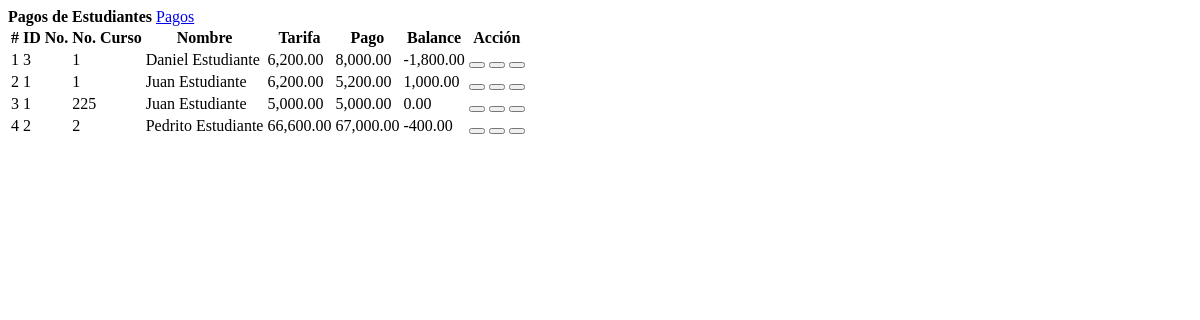
/fees.php, run on the app's committed database.
### tables this page shows
CREATE TABLE `student_ef_list` (
  `id` int(30) NOT NULL,
  `student_id` int(30) NOT NULL,
  `ef_no` varchar(200) NOT NULL,
  `course_id` int(30) NOT NULL,
  `total_fee` float NOT NULL,
  `date_created` datetime NOT NULL DEFAULT current_timestamp()
);

CREATE TABLE `student` (
  `id` int(30) NOT NULL,
  `id_no` varchar(100) NOT NULL,
  `name` text NOT NULL,
  `contact` varchar(100) NOT NULL,
  `address` text NOT NULL,
  `email` varchar(200) NOT NULL,
  `date_created` datetime NOT NULL DEFAULT current_timestamp()
);

### fees.php (the view, shortened to what this page needs)
<?php include('db_connect.php'); ?>
<div class="container-fluid">
	<div class="col-lg-12">
		<div class="row">
			<div class="col-md-12">
				<div class="card">
					<div class="card-header">
						<b>Pagos de Estudiantes </b>
						<span class="float:right"><a class="btn btn-primary col-sm-6 col-md-2 float-right" href="javascript:void(0)" id="new_fees">
								<i class="fa fa-plus"></i> Pagos
							</a></span>
					</div>
					<div class="card-body">
						<table class="table table-condensed table-bordered table-hover">
							<thead>
								<tr>
									<th class="text-center">#</th>
									<th class="">ID No.</th>
									<th class="">No. Curso</th>
									<th class="">Nombre</th>
									<th class="">Tarifa</th>
									<th class="">Pago</th>
									<th class="">Balance</th>
									<th class="text-center">Acción</th>
								</tr>
							</thead>
							<tbody>
								<?php
								$i = 1;
								$fees = $conn->query("SELECT ef.*,s.name as sname,s.id_no FROM student_ef_list ef inner join student s on s.id = ef.student_id order by s.name asc ");
								while ($row = $fees->fetch_assoc()) :
									$paid = $conn->query("SELECT sum(amount) as paid FROM payments where ef_id=" . $row['id']);
									$paid = $paid->num_rows > 0 ? $paid->fetch_array()['paid'] : '';
									$balance = $row['total_fee'] - $paid;
								?>
									<tr>
										<td class="text-center"><?php echo $i++ ?></td>
										<td>
											<p> <?php echo $row['id_no'] ?></p>
										</td>
										<td>
											<p> <?php echo $row['ef_no'] ?></p>
										</td>
										<td>
											<p> <?php echo ucwords($row['sname']) ?></p>
										</td>
										<td class="text-right">
											<p><?php echo number_format($row['total_fee'], 2) ?></p>
										</td>
										<td class="text-right">
											<p><?php echo number_format($paid, 2) ?></p>
										<td class="text-right">
											<p><?php echo number_format($balance, 2) ?></p>
										</td>
										<td class="text-center">
											<button class="btn btn-primary view_payment" type="button" data-id="<?php echo $row['id'] ?>"><i class="fa fa-eye"></i></button>
											<button class="btn btn-info edit_fees" type="button" data-id="<?php echo $row['id'] ?>"><i class="fa fa-edit"></i></button>
											<button class="btn btn-danger delete_fees" type="button" data-id="<?php echo $row['id'] ?>"><i class="fa fa-trash-alt"></i></button>
										</td>
									</tr>
								<?php endwhile; ?>
							</tbody>
						</table>
					</div>
				</div>
			</div>
		</div>
	</div>
</div>

### fees.php (style rules this page uses)
td { vertical-align: middle !important; }
td p { margin: unset }

### data on the page
student_ef_list: student.id_no "3", ef_no "1", student.name "Daniel Estudiante", total_fee "6,200.00", paid "8,000.00", balance "-1,800.00"
student_ef_list: student.id_no "1", ef_no "1", student.name "Juan Estudiante", total_fee "6,200.00", paid "5,200.00", balance "1,000.00"
student_ef_list: student.id_no "1", ef_no "225", student.name "Juan Estudiante", total_fee "5,000.00", paid "5,000.00", balance "0.00"
student_ef_list: student.id_no "2", ef_no "2", student.name "Pedrito Estudiante", total_fee "66,600.00", paid "67,000.00", balance "-400.00"
